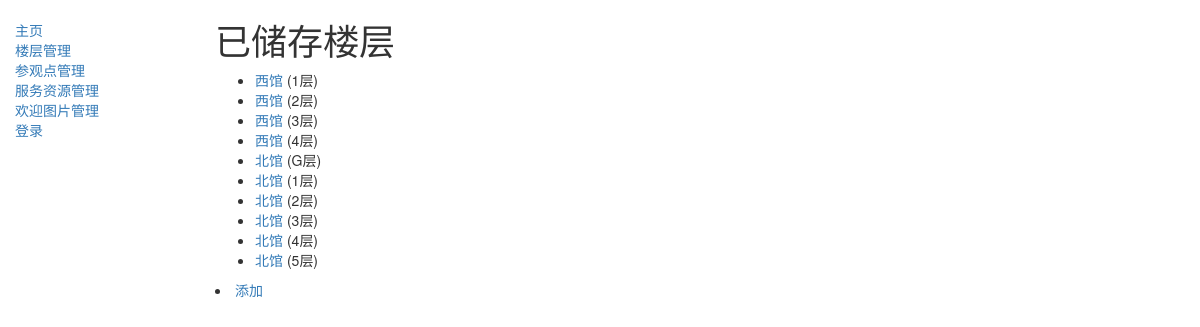
Page /manage/floors/ on the committed database.
### Comment/models.py (models this page shows)
class Floor(models.Model):
    library = models.CharField(max_length=50, verbose_name='馆属', null=False, blank=False)
    floor = models.CharField(max_length=50, verbose_name='层', null=False, blank=False, default='0')
    image = models.ImageField(upload_to='image/floor', null=True, blank=True, verbose_name="描述图片")
    panorama = models.ImageField(upload_to='image/floor', null=True, blank=True, verbose_name="全景图片")
    def get_absolute_url(self):
        return reverse('Comment:floor-detail', args=[str(self.id)])

### Comment/views.py (the view)
# urls.py: url(r'^manage/floors/$', views.FloorListView.as_view(), name='floors'),
class FloorListView(generic.ListView):
    model = Floor
    template_name = 'floor_list.html'

### templates/floor_list.html
{% extends "base_generic.html" %}
{% block content %}
    <h1>已储存楼层</h1>
    {% if floor_list %}
    <ul>
      {% for floor in floor_list %}
      <li>
        <a href="{{ floor.get_absolute_url }}">{{ floor.library }}</a> ({{floor.floor}}层)
      </li>
      {% endfor %}
    </ul>
    {% else %}
      <p>暂无楼层图.</p>
    {% endif %}
    <li>
          <a href="{% url 'Comment:floor_create' %}">添加</a>
          </li>
{% endblock %}

### templates/base_generic.html (shortened to what this page needs)
<!DOCTYPE html>
<html lang="en">
<head>
  <link rel="stylesheet" href="https://maxcdn.bootstrapcdn.com/bootstrap/3.3.7/css/bootstrap.min.css">
  {% load static %}
  <link rel="stylesheet" href="{% static 'css/styles.css' %}">
</head>
<body>
  <div class="container-fluid">
    <div class="row">
      <div class="col-sm-2">
      {% block sidebar %}
      <ul class="sidebar-nav">
          <li><a href="{% url 'Comment:manage' %}">主页</a></li>
          <li><a href="{% url 'Comment:floors' %}">楼层管理</a></li>
          <li><a href="{% url 'Comment:points' %}">参观点管理</a></li>
          <li><a href="{% url 'Comment:articles' %}">服务资源管理</a></li>
          <li><a href="{% url 'Comment:welcomeImages' %}">欢迎图片管理</a> </li>
      {% if user.is_authenticated %}
     <li>当前管理员: {{ user.get_username }}</li>
     <li><a href="{% url 'Comment:logout'%}?next={{request.path}}">登出</a></li>
   {% else %}
     <li><a href="{% url 'Comment:login'%}?next={{request.path}}">登录</a></li>
   {% endif %}
      </ul>
     {% endblock %}
      </div>
      <div class="col-sm-10 ">
      {% block content %}{% endblock %}
      </div>
    </div>
  </div>
</body>
</html>

### static/css/styles.css (style rules this page uses)
.sidebar-nav { margin-top: 20px; padding: 0; list-style: none; }

### rows in the picture
Floor: library "西馆", floor "1"
Floor: library "西馆", floor "2"
Floor: library "西馆", floor "3"
Floor: library "西馆", floor "4"
Floor: library "北馆", floor "G"
Floor: library "北馆", floor "1"
Floor: library "北馆", floor "2"
Floor: library "北馆", floor "3"
Floor: library "北馆", floor "4"
Floor: library "北馆", floor "5"
